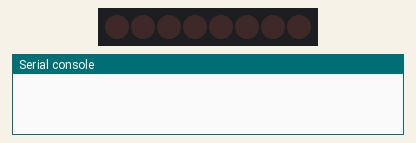
Bench run of a program on a simulated Raspberry Pi Pico running MicroPython. On the bench: 8 shift-register outputs drawn as a row of LEDs (first output left, lit = HIGH), the last lines printed to the serial console.

Above: at 0.06 s.
At 0.3 s:
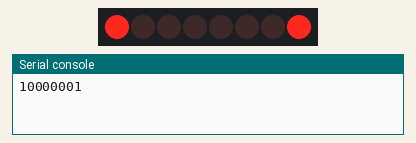
At 0.97 s:
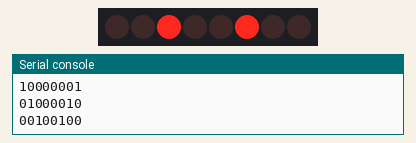
At 2.31 s:
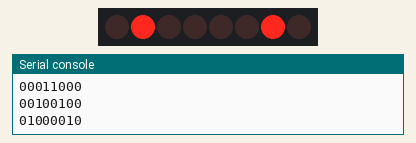
At 4.1 s:
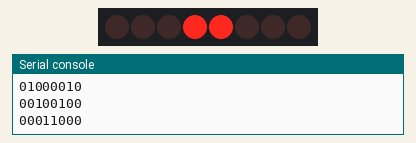
Timing chart, 0 to 6.2 s (numbered marks = the images above):
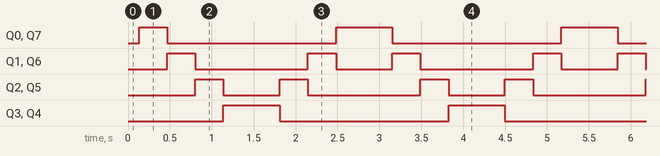

The program:

hc595n_8_led_array.py
```python
import machine
import time

# Define pins
ser = machine.Pin(20, machine.Pin.OUT)
rclk = machine.Pin(18, machine.Pin.OUT)
srclk = machine.Pin(16, machine.Pin.OUT)

# Define LED patterns in an array
led_patterns = [0b10000001, 0b01000010, 0b00100100, 0b00011000,
                0b00011000, 0b00100100, 0b01000010, 0b10000001]

# Function to shift data into 74HC595
def hc595_shift(dat):
    rclk.low()
    time.sleep_ms(5)
    for bit in range(7, -1, -1):
        srclk.low()
        time.sleep_ms(5)
        value = 1 & (dat >> bit)
        ser.value(value)
        time.sleep_ms(5)
        srclk.high()
        time.sleep_ms(5)
    time.sleep_ms(5)
    rclk.high()
    time.sleep_ms(5)

# Main loop to iterate through the LED patterns
while True:
    for pattern in led_patterns:
        hc595_shift(pattern)
        print("{:0>8b}".format(pattern)) # Print the pattern in binary
        time.sleep_ms(200)
```

Measured:
- by itself, Q0, Q7: repeats every 2.7 s: LOW 2.0 s, HIGH 0.67 s
- by itself, Q1, Q6: repeats every 2.7 s: LOW 1.3 s, HIGH 0.34 s, LOW 0.67 s, HIGH 0.34 s
- by itself, Q2, Q5: repeats every 2.7 s: LOW 0.67 s, HIGH 0.34 s, LOW 1.3 s, HIGH 0.34 s
- by itself, Q3, Q4: alternates HIGH for 0.67 s and LOW for 2.0 s
